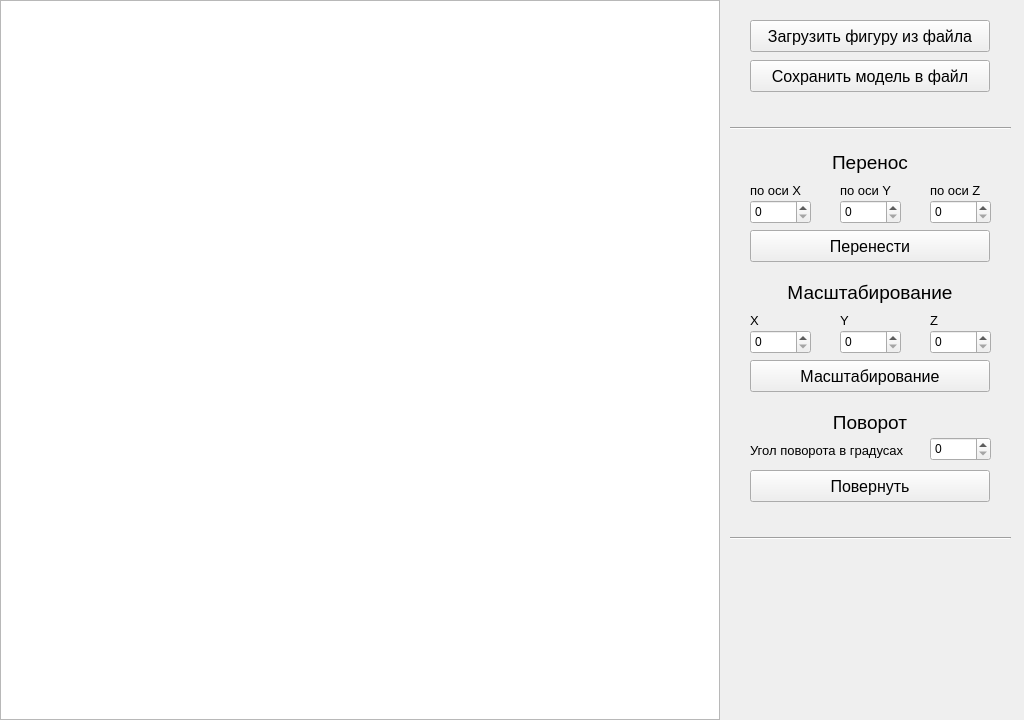
<?xml version="1.0" encoding="UTF-8"?>
<ui version="4.0">
 <class>Window</class>
 <widget class="QMainWindow" name="Window">
  <property name="geometry">
   <rect>
    <x>0</x>
    <y>0</y>
    <width>1024</width>
    <height>720</height>
   </rect>
  </property>
  <property name="windowTitle">
   <string>Window</string>
  </property>
  <widget class="QWidget" name="centralWidget">
   <widget class="QGraphicsView" name="graphicsView">
    <property name="geometry">
     <rect>
      <x>0</x>
      <y>0</y>
      <width>720</width>
      <height>720</height>
     </rect>
    </property>
   </widget>
   <widget class="QLabel" name="label">
    <property name="geometry">
     <rect>
      <x>750</x>
      <y>150</y>
      <width>240</width>
      <height>24</height>
     </rect>
    </property>
    <property name="font">
     <font>
      <pointsize>14</pointsize>
      <weight>50</weight>
      <italic>false</italic>
      <bold>false</bold>
     </font>
    </property>
    <property name="text">
     <string>Перенос</string>
    </property>
    <property name="alignment">
     <set>Qt::AlignCenter</set>
    </property>
   </widget>
   <widget class="QPushButton" name="loadButton">
    <property name="geometry">
     <rect>
      <x>750</x>
      <y>20</y>
      <width>240</width>
      <height>32</height>
     </rect>
    </property>
    <property name="font">
     <font>
      <pointsize>12</pointsize>
     </font>
    </property>
    <property name="text">
     <string>Загрузить фигуру из файла</string>
    </property>
   </widget>
   <widget class="QSpinBox" name="dxSpinbox">
    <property name="geometry">
     <rect>
      <x>750</x>
      <y>200</y>
      <width>61</width>
      <height>24</height>
     </rect>
    </property>
   </widget>
   <widget class="QSpinBox" name="dySpinbox">
    <property name="geometry">
     <rect>
      <x>840</x>
      <y>200</y>
      <width>61</width>
      <height>24</height>
     </rect>
    </property>
   </widget>
   <widget class="QLabel" name="label_2">
    <property name="geometry">
     <rect>
      <x>750</x>
      <y>180</y>
      <width>61</width>
      <height>20</height>
     </rect>
    </property>
    <property name="font">
     <font>
      <pointsize>10</pointsize>
     </font>
    </property>
    <property name="text">
     <string>по оси X</string>
    </property>
   </widget>
   <widget class="QLabel" name="label_3">
    <property name="geometry">
     <rect>
      <x>840</x>
      <y>180</y>
      <width>61</width>
      <height>20</height>
     </rect>
    </property>
    <property name="font">
     <font>
      <pointsize>10</pointsize>
     </font>
    </property>
    <property name="text">
     <string>по оси Y</string>
    </property>
   </widget>
   <widget class="QLabel" name="label_4">
    <property name="geometry">
     <rect>
      <x>930</x>
      <y>180</y>
      <width>61</width>
      <height>20</height>
     </rect>
    </property>
    <property name="font">
     <font>
      <pointsize>10</pointsize>
     </font>
    </property>
    <property name="text">
     <string>по оси Z</string>
    </property>
   </widget>
   <widget class="QSpinBox" name="dzSpinbox">
    <property name="geometry">
     <rect>
      <x>930</x>
      <y>200</y>
      <width>61</width>
      <height>24</height>
     </rect>
    </property>
   </widget>
   <widget class="QPushButton" name="saveButton">
    <property name="geometry">
     <rect>
      <x>750</x>
      <y>60</y>
      <width>240</width>
      <height>32</height>
     </rect>
    </property>
    <property name="font">
     <font>
      <pointsize>12</pointsize>
     </font>
    </property>
    <property name="text">
     <string>Сохранить модель в файл</string>
    </property>
   </widget>
   <widget class="QPushButton" name="moveButton">
    <property name="geometry">
     <rect>
      <x>750</x>
      <y>230</y>
      <width>240</width>
      <height>32</height>
     </rect>
    </property>
    <property name="font">
     <font>
      <pointsize>12</pointsize>
     </font>
    </property>
    <property name="text">
     <string>Перенести</string>
    </property>
   </widget>
   <widget class="QSpinBox" name="kySpinbox">
    <property name="geometry">
     <rect>
      <x>840</x>
      <y>330</y>
      <width>61</width>
      <height>24</height>
     </rect>
    </property>
   </widget>
   <widget class="QSpinBox" name="kzSpinbox">
    <property name="geometry">
     <rect>
      <x>930</x>
      <y>330</y>
      <width>61</width>
      <height>24</height>
     </rect>
    </property>
   </widget>
   <widget class="QLabel" name="label_5">
    <property name="geometry">
     <rect>
      <x>750</x>
      <y>280</y>
      <width>240</width>
      <height>24</height>
     </rect>
    </property>
    <property name="font">
     <font>
      <pointsize>14</pointsize>
      <weight>50</weight>
      <italic>false</italic>
      <bold>false</bold>
     </font>
    </property>
    <property name="text">
     <string>Масштабирование</string>
    </property>
    <property name="alignment">
     <set>Qt::AlignCenter</set>
    </property>
   </widget>
   <widget class="QLabel" name="label_11">
    <property name="geometry">
     <rect>
      <x>750</x>
      <y>310</y>
      <width>61</width>
      <height>20</height>
     </rect>
    </property>
    <property name="font">
     <font>
      <pointsize>10</pointsize>
     </font>
    </property>
    <property name="text">
     <string>X</string>
    </property>
   </widget>
   <widget class="QLabel" name="label_12">
    <property name="geometry">
     <rect>
      <x>930</x>
      <y>310</y>
      <width>61</width>
      <height>20</height>
     </rect>
    </property>
    <property name="font">
     <font>
      <pointsize>10</pointsize>
     </font>
    </property>
    <property name="text">
     <string>Z</string>
    </property>
   </widget>
   <widget class="QPushButton" name="scaleButton">
    <property name="geometry">
     <rect>
      <x>750</x>
      <y>360</y>
      <width>240</width>
      <height>32</height>
     </rect>
    </property>
    <property name="font">
     <font>
      <pointsize>12</pointsize>
     </font>
    </property>
    <property name="text">
     <string>Масштабирование</string>
    </property>
   </widget>
   <widget class="QLabel" name="label_13">
    <property name="geometry">
     <rect>
      <x>840</x>
      <y>310</y>
      <width>61</width>
      <height>20</height>
     </rect>
    </property>
    <property name="font">
     <font>
      <pointsize>10</pointsize>
     </font>
    </property>
    <property name="text">
     <string>Y</string>
    </property>
   </widget>
   <widget class="QSpinBox" name="kxSpinbox">
    <property name="geometry">
     <rect>
      <x>750</x>
      <y>330</y>
      <width>61</width>
      <height>24</height>
     </rect>
    </property>
   </widget>
   <widget class="QLabel" name="label_14">
    <property name="geometry">
     <rect>
      <x>750</x>
      <y>440</y>
      <width>171</width>
      <height>20</height>
     </rect>
    </property>
    <property name="font">
     <font>
      <pointsize>10</pointsize>
     </font>
    </property>
    <property name="text">
     <string>Угол поворота в градусах</string>
    </property>
   </widget>
   <widget class="QSpinBox" name="angleSpinbox">
    <property name="geometry">
     <rect>
      <x>930</x>
      <y>437</y>
      <width>61</width>
      <height>24</height>
     </rect>
    </property>
   </widget>
   <widget class="QLabel" name="label_15">
    <property name="geometry">
     <rect>
      <x>750</x>
      <y>410</y>
      <width>240</width>
      <height>24</height>
     </rect>
    </property>
    <property name="font">
     <font>
      <pointsize>14</pointsize>
      <weight>50</weight>
      <italic>false</italic>
      <bold>false</bold>
     </font>
    </property>
    <property name="text">
     <string>Поворот</string>
    </property>
    <property name="alignment">
     <set>Qt::AlignCenter</set>
    </property>
   </widget>
   <widget class="QPushButton" name="rotateButton">
    <property name="geometry">
     <rect>
      <x>750</x>
      <y>470</y>
      <width>240</width>
      <height>32</height>
     </rect>
    </property>
    <property name="font">
     <font>
      <pointsize>12</pointsize>
     </font>
    </property>
    <property name="text">
     <string>Повернуть</string>
    </property>
   </widget>
   <widget class="Line" name="line">
    <property name="geometry">
     <rect>
      <x>730</x>
      <y>120</y>
      <width>281</width>
      <height>16</height>
     </rect>
    </property>
    <property name="orientation">
     <enum>Qt::Horizontal</enum>
    </property>
   </widget>
   <widget class="Line" name="line_2">
    <property name="geometry">
     <rect>
      <x>730</x>
      <y>530</y>
      <width>281</width>
      <height>16</height>
     </rect>
    </property>
    <property name="orientation">
     <enum>Qt::Horizontal</enum>
    </property>
   </widget>
  </widget>
 </widget>
 <layoutdefault spacing="6" margin="11"/>
 <resources/>
 <connections/>
</ui>
